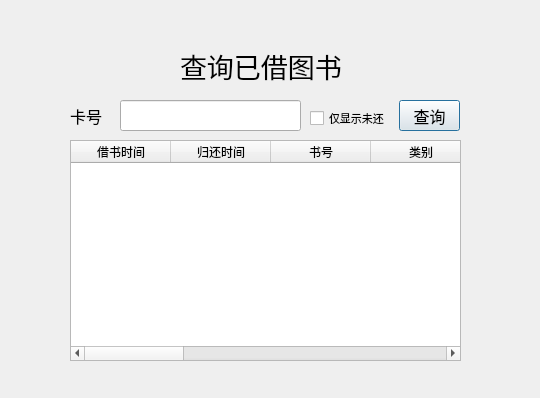
<?xml version="1.0" encoding="UTF-8"?>
<ui version="4.0">
 <class>Showrecord</class>
 <widget class="QDialog" name="Showrecord">
  <property name="geometry">
   <rect>
    <x>0</x>
    <y>0</y>
    <width>540</width>
    <height>398</height>
   </rect>
  </property>
  <property name="windowTitle">
   <string>Dialog</string>
  </property>
  <widget class="QLabel" name="label">
   <property name="geometry">
    <rect>
     <x>180</x>
     <y>40</y>
     <width>231</width>
     <height>51</height>
    </rect>
   </property>
   <property name="font">
    <font>
     <family>汉仪劲楷简</family>
     <pointsize>20</pointsize>
    </font>
   </property>
   <property name="text">
    <string>查询已借图书</string>
   </property>
  </widget>
  <widget class="QLabel" name="label_2">
   <property name="geometry">
    <rect>
     <x>70</x>
     <y>100</y>
     <width>51</width>
     <height>31</height>
    </rect>
   </property>
   <property name="font">
    <font>
     <family>汉仪劲楷简</family>
     <pointsize>12</pointsize>
    </font>
   </property>
   <property name="text">
    <string>卡号</string>
   </property>
  </widget>
  <widget class="QLineEdit" name="text_cno">
   <property name="geometry">
    <rect>
     <x>120</x>
     <y>100</y>
     <width>181</width>
     <height>31</height>
    </rect>
   </property>
   <property name="font">
    <font>
     <family>楷体</family>
     <pointsize>9</pointsize>
    </font>
   </property>
  </widget>
  <widget class="QPushButton" name="btn_search">
   <property name="geometry">
    <rect>
     <x>399</x>
     <y>100</y>
     <width>61</width>
     <height>31</height>
    </rect>
   </property>
   <property name="font">
    <font>
     <family>汉仪劲楷简</family>
     <pointsize>12</pointsize>
    </font>
   </property>
   <property name="text">
    <string>查询</string>
   </property>
  </widget>
  <widget class="QTableWidget" name="table_borrow">
   <property name="geometry">
    <rect>
     <x>70</x>
     <y>140</y>
     <width>391</width>
     <height>221</height>
    </rect>
   </property>
   <column>
    <property name="text">
     <string>借书时间</string>
    </property>
   </column>
   <column>
    <property name="text">
     <string>归还时间</string>
    </property>
   </column>
   <column>
    <property name="text">
     <string>书号</string>
    </property>
   </column>
   <column>
    <property name="text">
     <string>类别</string>
    </property>
   </column>
   <column>
    <property name="text">
     <string>书名</string>
    </property>
   </column>
   <column>
    <property name="text">
     <string>出版社</string>
    </property>
   </column>
   <column>
    <property name="text">
     <string>年份</string>
    </property>
   </column>
   <column>
    <property name="text">
     <string>作者</string>
    </property>
   </column>
   <column>
    <property name="text">
     <string>价格</string>
    </property>
   </column>
   <column>
    <property name="text">
     <string>总藏书量</string>
    </property>
   </column>
   <column>
    <property name="text">
     <string>库存</string>
    </property>
   </column>
  </widget>
  <widget class="QLabel" name="label_info">
   <property name="geometry">
    <rect>
     <x>180</x>
     <y>300</y>
     <width>151</width>
     <height>31</height>
    </rect>
   </property>
   <property name="font">
    <font>
     <family>汉仪劲楷简</family>
     <pointsize>12</pointsize>
    </font>
   </property>
   <property name="text">
    <string/>
   </property>
  </widget>
  <widget class="QCheckBox" name="check_ifreturn">
   <property name="geometry">
    <rect>
     <x>310</x>
     <y>110</y>
     <width>81</width>
     <height>17</height>
    </rect>
   </property>
   <property name="font">
    <font>
     <family>汉仪劲楷简</family>
     <pointsize>8</pointsize>
    </font>
   </property>
   <property name="text">
    <string>仅显示未还</string>
   </property>
  </widget>
 </widget>
 <resources/>
 <connections/>
</ui>
